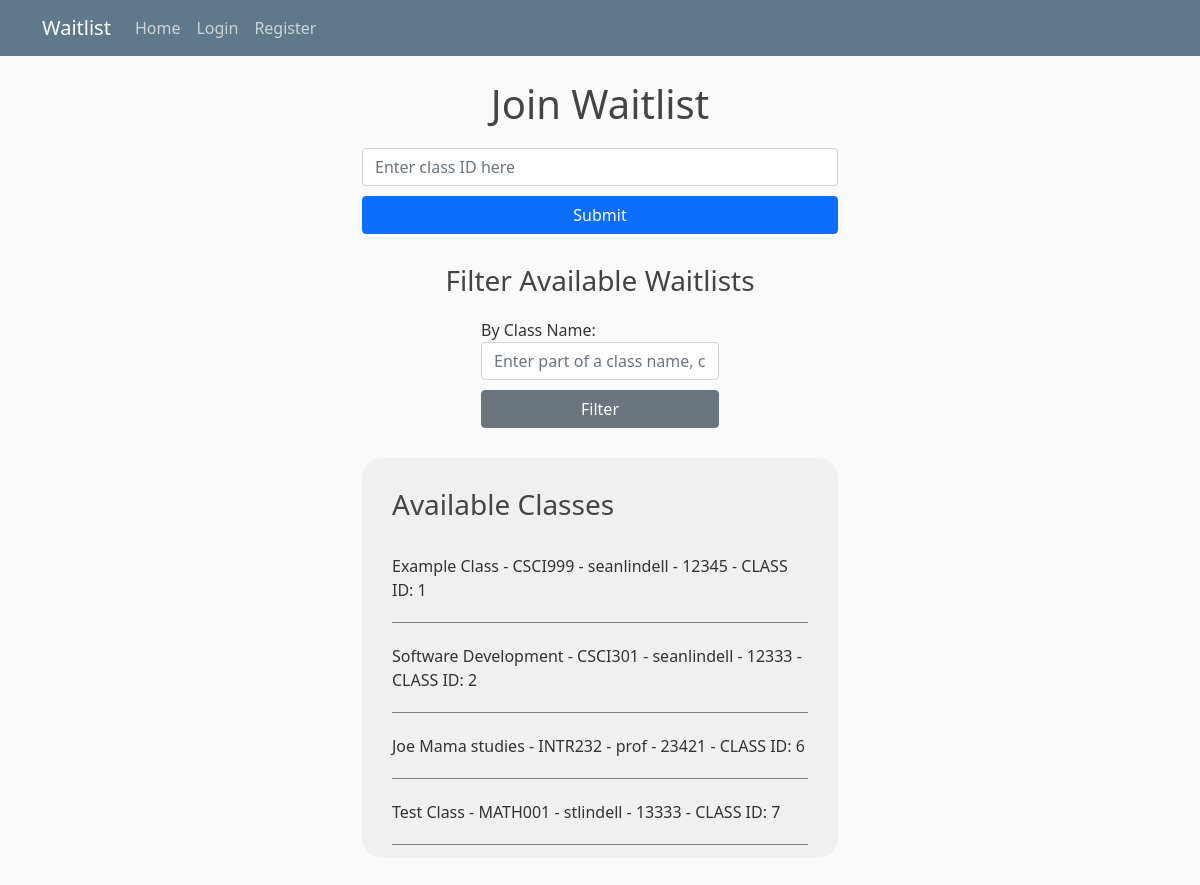
The page /studenthome/joinwaitlist/ on the database its author committed.
### studentview/models.py (models this page shows)
class ClassWaitlist(models.Model):
    className = models.CharField(max_length=200, name="className", verbose_name='Class Name')
    classDescription = models.TextField(verbose_name='Description', default=' ')
    classCode = models.CharField(max_length=200, verbose_name='Class Code')
    crn = models.IntegerField(default=0, verbose_name='CRN')
    schedule = models.CharField(max_length=200, verbose_name='Schedule')
    sortType = models.CharField(max_length=200, verbose_name='Sort Type')
    term = models.CharField(max_length=200, verbose_name='Term')
    professor = models.ForeignKey(User, on_delete=models.CASCADE)
    date_added = models.DateTimeField("date published")
    closed = models.BooleanField(default=False)  # Add this line
    anonymous_waitlist = models.BooleanField(default=False, verbose_name='Anonymous Waitlist')
    def __str__(self):
        return self.className

### studentview/views.py (the view)
# urls.py: path('joinwaitlist/',views.joinWaitlist, name='join-waitlist'),
def joinWaitlist(request):
    if request.method =='POST':
        classid = request.POST['classID']
        user = request.user
        message = ''
        if not classid:
            message = 'You must enter a class id'
        else:
            waitlist = ClassWaitlist.objects.filter(id=classid).first()
            if waitlist and user:
                existing_ticket = StudentTicket.objects.filter(class_waitlist=waitlist, student=user).first()
                if existing_ticket:
                    message = "You have already joined this class's waitlist."
                else:
                    last_position = StudentTicket.objects.filter(class_waitlist=waitlist).order_by('-position').first()
                    new_position = last_position.position + 1 if last_position else 1
                    st = StudentTicket.objects.create(class_waitlist=waitlist, date_joined=timezone.now(), student=user, position=new_position)
                    joinwaitlistNotification(user, waitlist)
                    response = redirect('/studenthome/')
                    return response
            else:
                message = "The specified class does not exist."
        context = {
            'title': 'join waitlist',
            'message': message,
            'classes': ClassWaitlist.objects.all(),
        }
        return render(request, 'studentview/join_waitlist.html', context)
    else:
        searchTerm = request.GET.get('searchTerm', '')
        classes = ClassWaitlist.objects.filter(Q(className__contains=searchTerm) | Q(crn__contains=searchTerm)| Q(classCode__contains=searchTerm) | Q(professor__username__contains=searchTerm))
        context = {
            'title': 'join waitlist',
            'classes': classes,
            'searchTerm' : searchTerm
        }
        return render(request, 'studentview/join_waitlist.html', context)

### studentview/templates/studentview/join_waitlist.html (shortened to what this page needs)
{% extends "studentview/base.html" %}
{% block content %}
<h1 style="text-align:center;margin-bottom:20px">Join Waitlist</h1>
<div class="row">
<div class="mx-auto col-10 col-md-8 col-lg-6">
<form style="text-align:center;margin-bottom:30px" action="" method="post">
    <div class="form-group;">
        <input style="width:100%" type="number" class="form-control" id="classID" name="classID" aria-describedby="idhelp" placeholder="Enter class ID here">
    </div>
    <button style="width:100%;margin-top:10px;" type="submit" class="btn btn-primary">Submit</button>
</form>
<form action="" method="get" style="margin-bottom:30px">
    <h3 style="text-align:center;margin-bottom:20px">Filter Available Waitlists</h3>
    <div class="mx-auto col-10 col-md-8 col-lg-6">
        <div class="form-group">
            <label for="searchTerm">By Class Name:</label>
            <input type="text" class="form-control" id="searchTerm" name="searchTerm" placeholder="Enter part of a class name, code, crn, or professor name" value="{{searchTerm}}">
        </div>
    </div>
    <div class="mx-auto col-10 col-md-8 col-lg-6">
        <button type="submit" style="width:100%;margin-top:10px;" class="btn btn-secondary">Filter</button>
    </div>
</form>
<div style="background-color: #f0f0f0;padding:30px;border-radius:20px;height:400px;overflow-y:auto">
<h3 style="padding-bottom:20px">Available Classes</h3>
{% for aClass in classes %}
    <p style="border-bottom: 1px solid grey;padding-bottom:20px;padding-top:5px">  {{ aClass }} - {{aClass.classCode}} - {{aClass.professor}} - {{aClass.crn}} - CLASS ID: {{aClass.id}}</p>
{% endfor %}
</div>
</div>
</div>
{% endblock content %}

### studentview/static/studentview/main.css (style rules this page uses)
body { background: #fafafa; color: #333333; margin-top: 5rem; }
h1, h2, h3, h4, h5, h6 { color: #444444; }

### rows shown on the page
ClassWaitlist: className "Example Class", classCode "CSCI999", professor "seanlindell", crn "12345", id "1"
ClassWaitlist: className "Software Development", classCode "CSCI301", professor "seanlindell", crn "12333", id "2"
ClassWaitlist: className "Joe Mama studies", classCode "INTR232", professor "prof", crn "23421", id "6"
ClassWaitlist: className "Test Class", classCode "MATH001", professor "stlindell", crn "13333", id "7"
